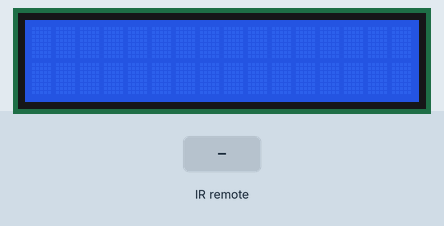
The sketch below on a simulated Arduino Uno, built with avr-gcc and run on an emulated ATmega328P. Shown: 16×2 character LCD. The inputs (shaded band) are chosen by the test bench. What the sketch prints to the serial monitor is not drawn.

Above: at 1.2 s.
1.3 s: infrared code 0x45 received
At 2.0 s:
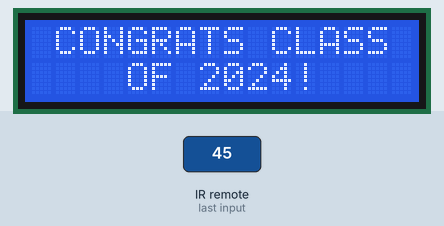
2.8 s: infrared code 0x47 received
At 4.3 s:
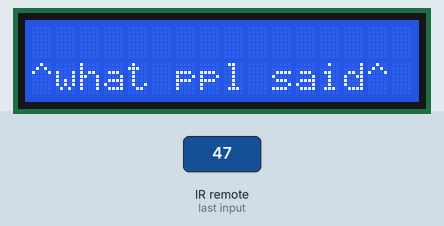
4.6 s: infrared code 0x44 received
At 6.1 s:
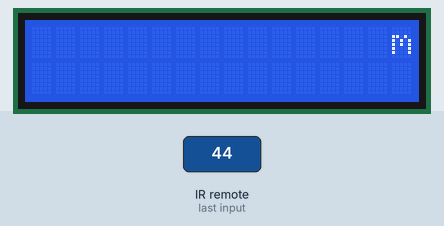
6.4 s: infrared code 0x40 received
At 7.1 s:
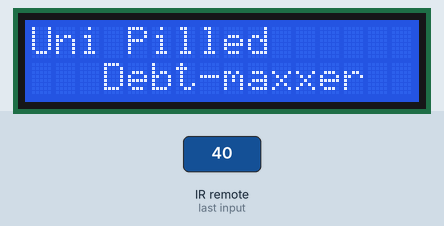
7.9 s: infrared code 0x47 received
At 9.4 s:
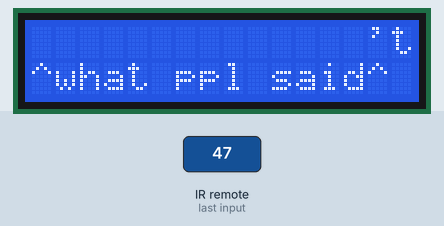
9.7 s: infrared code 0x44 received
At 11.4 s:
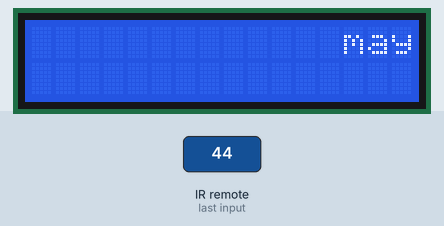
Timing chart, 0 to 12.5 s (numbered marks = the images above; inputs shaded):
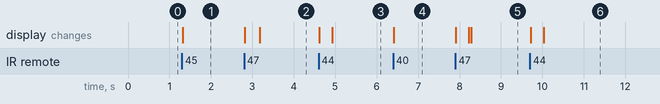

Measured:
- after the input at 1.3 s, the display: changes at once (image 1)
- after the input at 2.8 s, the display: first changes at once (image 2 shows a later state)
- after the input at 4.6 s, the display: first changes at once (image 3 shows a later state)
- after the input at 6.4 s, the display: changes at once (image 4)
- after the input at 7.9 s, the display: first changes at once (image 5 shows a later state)
- after the input at 9.7 s, the display: first changes at once (image 6 shows a later state)

The sketch:

GradCap.ino
```cpp
/*
 * LCD RS pin to digital pin 12
 * LCD Enable pin to digital pin 11
 * LCD D4 pin to digital pin 5
 * LCD D5 pin to digital pin 4
 * LCD D6 pin to digital pin 3
 * LCD D7 pin to digital pin 2
 * LCD R/W pin to ground
 * LCD VSS pin to ground
 * LCD VCC pin to 5V
 * 10K resistor:
 * ends to +5V and ground
 * wiper to LCD VO pin (pin 3
*/

// include the library code:
#include <LiquidCrystal.h>
#include <IRremote.hpp>  // include the library

const int IR_RECEIVE_PIN = 6;

// initialize the library by associating any needed LCD interface pin
// with the arduino pin number it is connected to
const int rs = 12, en = 11, d4 = 5, d5 = 4, d6 = 3, d7 = 2;
LiquidCrystal lcd(rs, en, d4, d5, d6, d7);

void setup() {
  Serial.begin(9600);
  IrReceiver.begin(IR_RECEIVE_PIN, ENABLE_LED_FEEDBACK);
  // set up the LCD's number of columns and rows:
  lcd.begin(16, 2);
  // Print a message to the LCD.
  Serial.print(F("Ready to receive IR signals of protocols: "));
  printActiveIRProtocols(&Serial);
}

void irDebug(){
    if (IrReceiver.decodedIRData.protocol == UNKNOWN) {
      Serial.println(F("Received noise or an unknown (or not yet enabled) protocol"));
      // We have an unknown protocol here, print extended info
      IrReceiver.printIRResultRawFormatted(&Serial, true);
      IrReceiver.resume();  // Do it here, to preserve raw data for printing with printIRResultRawFormatted()
    } else {
      IrReceiver.resume();  // Early enable receiving of the next IR frame
      IrReceiver.printIRResultShort(&Serial);
      IrReceiver.printIRSendUsage(&Serial);
    }
    Serial.println();
}

int scrollLimit = 0;
int currentScrollCount = 0;
int isScrollNeeded = 0;
String message = "";

void sayCongrats(){
  lcd.clear();
  lcd.setCursor(0, 0);
  lcd.print(" CONGRATS CLASS ");
  lcd.setCursor(0, 1);
  lcd.print("    OF 2024! ");
}

void saySigma(){
  lcd.clear();
  message = "maybe the real academic validation was the friends we made along the way";
  message = "                " + message;
  scrollLimit = message.length();
}

void sayDebt(){
  lcd.clear();
  lcd.setCursor(0, 0);
  lcd.print("Uni Pilled");
  lcd.setCursor(0, 1);
  lcd.print("   Debt-maxxer");
}

void sayReactions(){
  lcd.clear();
  String reactions = "'this is awkful' - raymond       'what the sigma' - ashley     'do not put sigma on there' - oliver     'lol' - william ";
  message = reactions;
  Serial.println(sizeof(reactions));
  message = "                " + message;
  scrollLimit = message.length();
}

void sayError(){
  // he he
  lcd.clear();
  lcd.setCursor(0, 0);
  lcd.print("    ERROR");
  lcd.setCursor(0, 1);
  lcd.print((IrReceiver.decodedIRData.command));
}


void loop() {

  uint16_t lastCommand;

  // set the cursor to column 0, line 1
  // (note: line 1 is the second row, since counting begins with 0):
  lcd.setCursor(0, 1);
  // print the number of seconds since reset:
  if (IrReceiver.decode()) {
    irDebug();

    /* MAIN TEXT DISPLAY LOGIC */
    switch (IrReceiver.decodedIRData.command){
      case 0x45: // POWER BUTTON
        sayCongrats();
        break;
      case 0x44: // Skip backwards, (0, -1)
        saySigma();
        break;
      case 64: // Play/pause button (1, -1)
        sayDebt();
        break;
      case 71: // Func/STop button
        sayReactions();
        break;
      default:
        sayError();
        break;
    }

    lastCommand = IrReceiver.decodedIRData.command;

  }

  // Scrolling logic
  switch (lastCommand){
    case 0x44: // Say sigma
      delay(300);
      lcd.clear();
      lcd.setCursor(0, 0);
      lcd.print(message.substring(currentScrollCount, currentScrollCount + 16));
      Serial.println(message.substring(currentScrollCount, currentScrollCount + message.length() - 16));
      currentScrollCount++;
      if(currentScrollCount >= scrollLimit){
        currentScrollCount = 0;
      }
      break;
    case 71: // Say reactions!
      delay(300);
      lcd.clear();
      lcd.setCursor(0, 0);
      lcd.print(message.substring(currentScrollCount, currentScrollCount + 16));
      Serial.println(message.substring(currentScrollCount, currentScrollCount + message.length() - 16));
      currentScrollCount++;
      if(currentScrollCount >= scrollLimit){
        currentScrollCount = 0;
      }
      lcd.setCursor(0, 1);
      lcd.print("^what ppl said^");
      break;

  }
}
```
